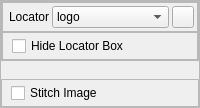
                        <widget class="QFrame" name="frme_det_options">
                         <property name="sizePolicy">
                          <sizepolicy hsizetype="Preferred" vsizetype="Minimum">
                           <horstretch>0</horstretch>
                           <verstretch>0</verstretch>
                          </sizepolicy>
                         </property>
                         <property name="frameShape">
                          <enum>QFrame::StyledPanel</enum>
                         </property>
                         <property name="frameShadow">
                          <enum>QFrame::Plain</enum>
                         </property>
                         <layout class="QVBoxLayout" name="layout_vrt_frme_det_options">
                          <property name="spacing">
                           <number>9</number>
                          </property>
                          <property name="leftMargin">
                           <number>0</number>
                          </property>
                          <property name="topMargin">
                           <number>0</number>
                          </property>
                          <property name="rightMargin">
                           <number>0</number>
                          </property>
                          <property name="bottomMargin">
                           <number>0</number>
                          </property>
                          <item>
                           <widget class="QFrame" name="frme_locator">
                            <property name="sizePolicy">
                             <sizepolicy hsizetype="Preferred" vsizetype="Maximum">
                              <horstretch>0</horstretch>
                              <verstretch>0</verstretch>
                             </sizepolicy>
                            </property>
                            <property name="frameShape">
                             <enum>QFrame::StyledPanel</enum>
                            </property>
                            <property name="frameShadow">
                             <enum>QFrame::Plain</enum>
                            </property>
                            <layout class="QVBoxLayout" name="layout_vrt_frme_locator">
                             <property name="spacing">
                              <number>0</number>
                             </property>
                             <property name="leftMargin">
                              <number>0</number>
                             </property>
                             <property name="topMargin">
                              <number>0</number>
                             </property>
                             <property name="rightMargin">
                              <number>0</number>
                             </property>
                             <property name="bottomMargin">
                              <number>0</number>
                             </property>
                             <item>
                              <widget class="QFrame" name="frme_locator_def">
                               <property name="sizePolicy">
                                <sizepolicy hsizetype="Minimum" vsizetype="Maximum">
                                 <horstretch>0</horstretch>
                                 <verstretch>0</verstretch>
                                </sizepolicy>
                               </property>
                               <property name="frameShape">
                                <enum>QFrame::StyledPanel</enum>
                               </property>
                               <property name="frameShadow">
                                <enum>QFrame::Plain</enum>
                               </property>
                               <layout class="QHBoxLayout" name="layout_hrz_frme_locator_def">
                                <property name="spacing">
                                 <number>3</number>
                                </property>
                                <property name="leftMargin">
                                 <number>6</number>
                                </property>
                                <property name="topMargin">
                                 <number>3</number>
                                </property>
                                <property name="rightMargin">
                                 <number>3</number>
                                </property>
                                <property name="bottomMargin">
                                 <number>3</number>
                                </property>
                                <item>
                                 <widget class="QLabel" name="lbl_static_locator">
                                  <property name="sizePolicy">
                                   <sizepolicy hsizetype="Preferred" vsizetype="Maximum">
                                    <horstretch>0</horstretch>
                                    <verstretch>0</verstretch>
                                   </sizepolicy>
                                  </property>
                                  <property name="maximumSize">
                                   <size>
                                    <width>40</width>
                                    <height>16777215</height>
                                   </size>
                                  </property>
                                  <property name="text">
                                   <string>Locator</string>
                                  </property>
                                 </widget>
                                </item>
                                <item>
                                 <widget class="QComboBox" name="cmbx_locator_object">
                                  <property name="sizePolicy">
                                   <sizepolicy hsizetype="Preferred" vsizetype="Maximum">
                                    <horstretch>0</horstretch>
                                    <verstretch>0</verstretch>
                                   </sizepolicy>
                                  </property>
                                  <item>
                                   <property name="text">
                                    <string>logo</string>
                                   </property>
                                  </item>
                                  <item>
                                   <property name="text">
                                    <string>A</string>
                                   </property>
                                  </item>
                                  <item>
                                   <property name="text">
                                    <string>B</string>
                                   </property>
                                  </item>
                                  <item>
                                   <property name="text">
                                    <string>C</string>
                                   </property>
                                  </item>
                                  <item>
                                   <property name="text">
                                    <string>0</string>
                                   </property>
                                  </item>
                                  <item>
                                   <property name="text">
                                    <string>1</string>
                                   </property>
                                  </item>
                                  <item>
                                   <property name="text">
                                    <string>2</string>
                                   </property>
                                  </item>
                                  <item>
                                   <property name="text">
                                    <string>3</string>
                                   </property>
                                  </item>
                                 </widget>
                                </item>
                                <item>
                                 <widget class="QPushButton" name="btn_draw_locator_zone">
                                  <property name="sizePolicy">
                                   <sizepolicy hsizetype="Maximum" vsizetype="Maximum">
                                    <horstretch>0</horstretch>
                                    <verstretch>0</verstretch>
                                   </sizepolicy>
                                  </property>
                                  <property name="maximumSize">
                                   <size>
                                    <width>22</width>
                                    <height>22</height>
                                   </size>
                                  </property>
                                  <property name="text">
                                   <string/>
                                  </property>
                                  <property name="icon">
                                   <iconset>
                                    <normaloff>Resources/pencil.jpg</normaloff>Resources/pencil.jpg</iconset>
                                  </property>
                                  <property name="iconSize">
                                   <size>
                                    <width>16</width>
                                    <height>16</height>
                                   </size>
                                  </property>
                                 </widget>
                                </item>
                               </layout>
                              </widget>
                             </item>
                             <item>
                              <widget class="QFrame" name="frme_locator_options">
                               <property name="sizePolicy">
                                <sizepolicy hsizetype="Minimum" vsizetype="Minimum">
                                 <horstretch>0</horstretch>
                                 <verstretch>0</verstretch>
                                </sizepolicy>
                               </property>
                               <property name="frameShape">
                                <enum>QFrame::StyledPanel</enum>
                               </property>
                               <property name="frameShadow">
                                <enum>QFrame::Plain</enum>
                               </property>
                               <layout class="QVBoxLayout" name="layout_vrt_frme_locator_options">
                                <property name="spacing">
                                 <number>3</number>
                                </property>
                                <property name="sizeConstraint">
                                 <enum>QLayout::SetDefaultConstraint</enum>
                                </property>
                                <property name="leftMargin">
                                 <number>9</number>
                                </property>
                                <property name="topMargin">
                                 <number>3</number>
                                </property>
                                <property name="rightMargin">
                                 <number>3</number>
                                </property>
                                <property name="bottomMargin">
                                 <number>3</number>
                                </property>
                                <item>
                                 <widget class="QCheckBox" name="chbx_hide_locator_box">
                                  <property name="sizePolicy">
                                   <sizepolicy hsizetype="Maximum" vsizetype="Maximum">
                                    <horstretch>0</horstretch>
                                    <verstretch>0</verstretch>
                                   </sizepolicy>
                                  </property>
                                  <property name="text">
                                   <string>Hide Locator Box</string>
                                  </property>
                                 </widget>
                                </item>
                               </layout>
                              </widget>
                             </item>
                            </layout>
                           </widget>
                          </item>
                          <item>
                           <widget class="QFrame" name="frame_2">
                            <property name="frameShape">
                             <enum>QFrame::StyledPanel</enum>
                            </property>
                            <property name="frameShadow">
                             <enum>QFrame::Plain</enum>
                            </property>
                           </widget>
                          </item>
                          <item>
                           <widget class="QFrame" name="frme_other_options">
                            <property name="sizePolicy">
                             <sizepolicy hsizetype="Preferred" vsizetype="Maximum">
                              <horstretch>0</horstretch>
                              <verstretch>0</verstretch>
                             </sizepolicy>
                            </property>
                            <property name="frameShape">
                             <enum>QFrame::StyledPanel</enum>
                            </property>
                            <property name="frameShadow">
                             <enum>QFrame::Plain</enum>
                            </property>
                            <layout class="QVBoxLayout" name="layout_vrt_frme_other_options">
                             <property name="topMargin">
                              <number>3</number>
                             </property>
                             <property name="bottomMargin">
                              <number>3</number>
                             </property>
                             <item>
                              <widget class="QCheckBox" name="chbx_stitch_image">
                               <property name="sizePolicy">
                                <sizepolicy hsizetype="Maximum" vsizetype="Maximum">
                                 <horstretch>0</horstretch>
                                 <verstretch>0</verstretch>
                                </sizepolicy>
                               </property>
                               <property name="text">
                                <string>Stitch Image</string>
                               </property>
                              </widget>
                             </item>
                            </layout>
                           </widget>
                          </item>
                         </layout>
                        </widget>
